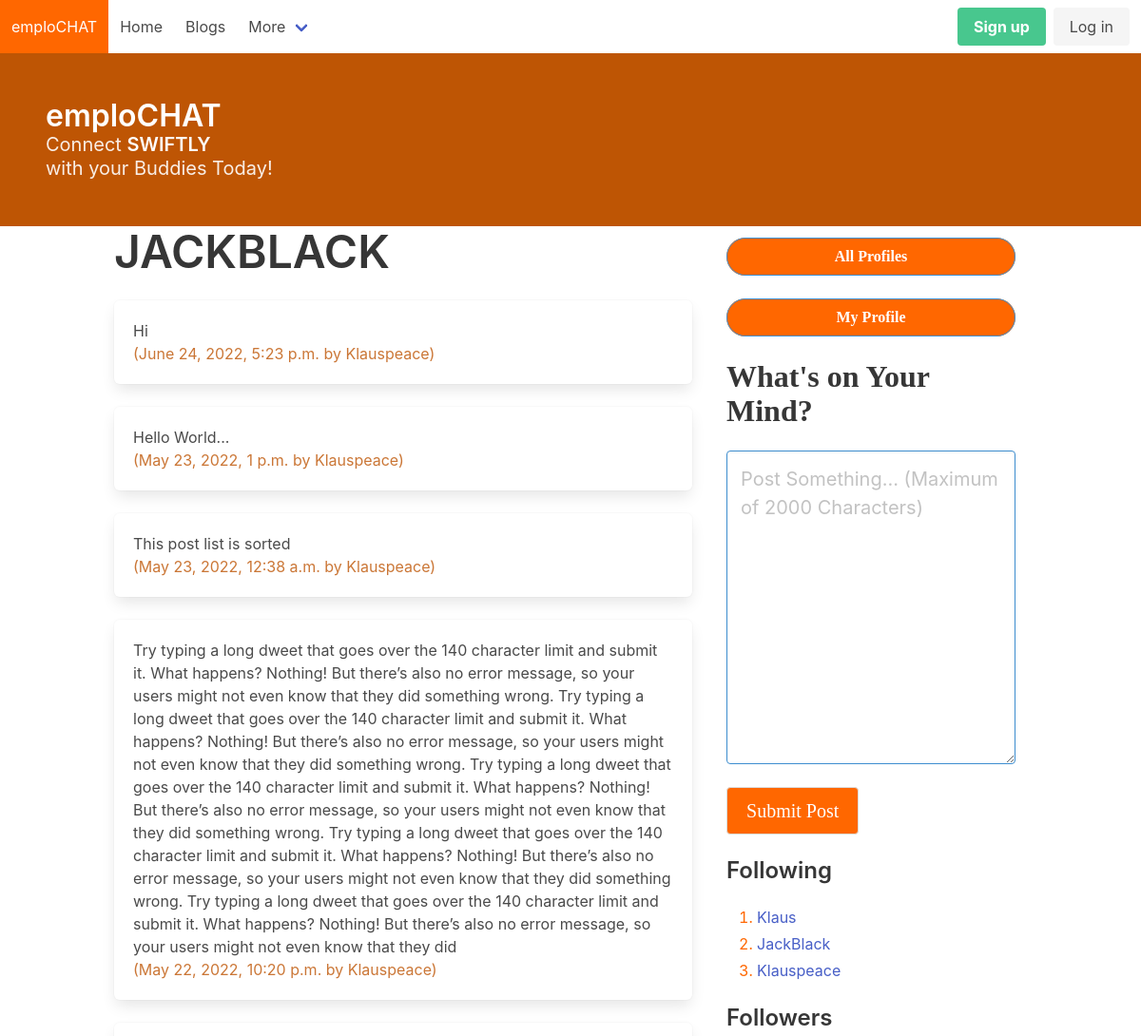
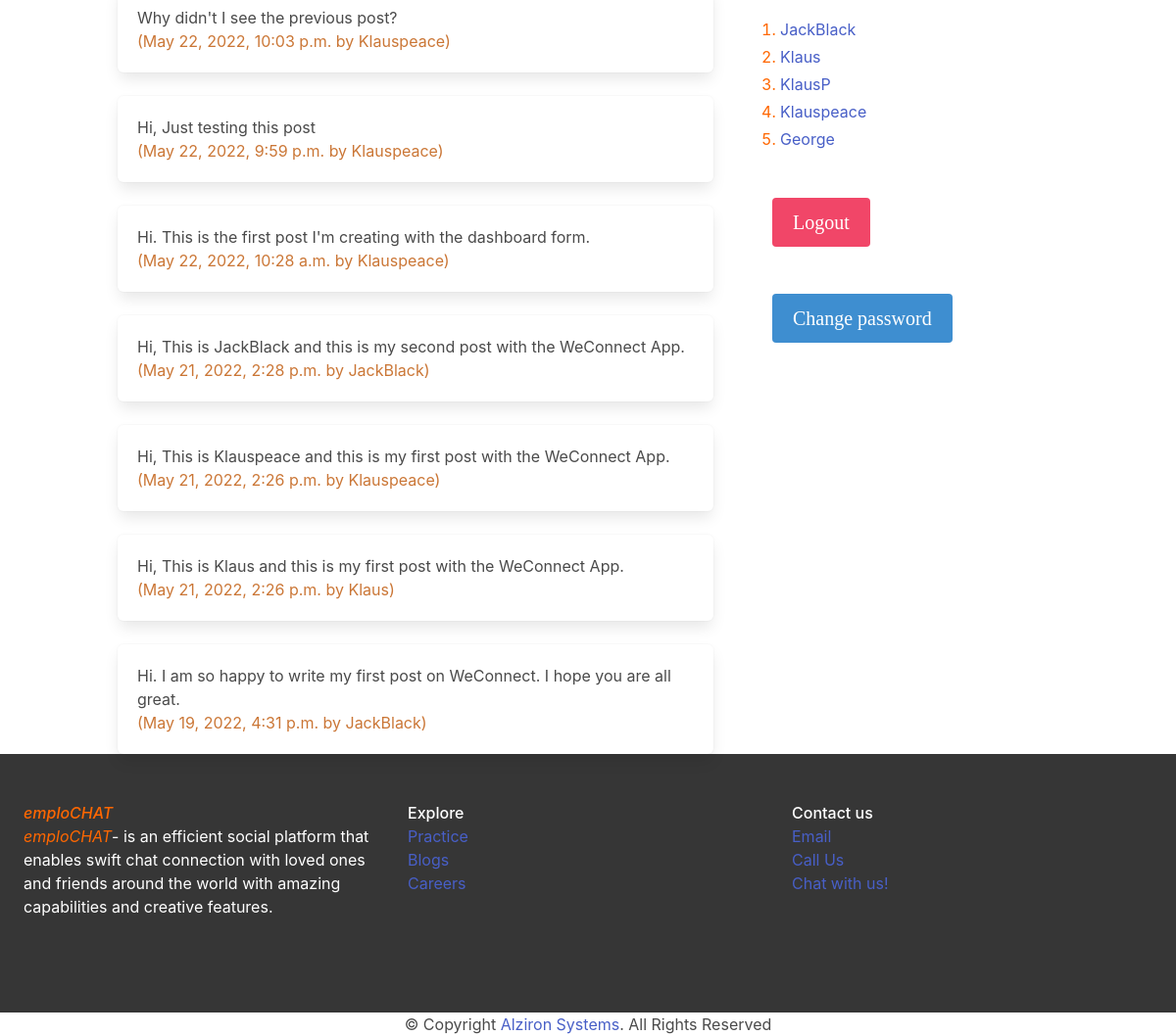
/ (signed in), run on the app's committed database (2 pictures, top to bottom).
### weconnect/models.py (models this page shows, shortened)
class Posts(models.Model):
    objects = None
    user = models.ForeignKey(
        User, related_name="posts", on_delete=models.DO_NOTHING
    )
    body = models.CharField(max_length=2000)
    created_at = models.DateTimeField(auto_now_add=True)

class Profile(models.Model):
    objects = None
    user = models.OneToOneField(User, on_delete=models.CASCADE)
    follows = models.ManyToManyField(
        "self",
        related_name="followed_by",
        symmetrical=False, # Users can follow someone without being followed back
        blank=True  # Users don't need to follow anyone
    )
    def __str__(self):
        return self.user.username

### weconnect/views.py (the view)
# urls.py: path("", dashboard, name="dashboard"),
@login_required
def dashboard(request):
    form = PostsForm(request.POST or None)
    if request.method == "POST":
        if form.is_valid():
            posts = form.save(commit=False)
            posts.user = request.user
            posts.save()
            return redirect("weconnect:dashboard")
    followed_posts = Posts.objects.filter(
        user__profile__in=request.user.profile.follows.all()
    ).order_by("-created_at")
    context = {
        'form': form,
        'posts': followed_posts
    }
    return render(request, "weconnect/dashboard.html", context)

### weconnect/forms.py
class PostsForm(forms.ModelForm):
    body = forms.CharField(
        required=True,
        widget=forms.widgets.Textarea(
          attrs={
              "placeholder": "Post Something... (Maximum of 2000 Characters)",
              "class": "textarea is-info is-medium",
          }
        ),
        label="",
    )
    class Meta:
        model = Posts
        exclude = ("user", )

### weconnect/templates/weconnect/dashboard.html (shortened to what this page needs)
{% extends 'base.html' %}
{% block content %}
<div class="column">
    <div class="block">
        <h1 class="title is-1">
            {{user.username|upper}}
        </h1>
    </div>
    {% for posts in posts %}
        <div class="box">
            {{posts.body}}
            <br />
            <span class="is-small has-text" style="color: #BE5504; opacity: 0.8;">
                ({{ posts.created_at }} by {{ posts.user.username }})
            </span>
        </div>
    {% endfor %}
</div>
<div class="column is-one-third m-3">
    <div class="block" style="background-color: #ff6700; border-radius: 50px;">
        <a href="{% url 'weconnect:profile_list' %} ">
            <button style="color: #ffffff; font-weight: bold; font-family: times-new-romans; border-radius: 50px" class="button is-info is-outlined is-fullwidth">
                All Profiles
            </button>
        </a>
    </div>
    <div class="block" style="background-color: #ff6700; border-radius: 50px;">
        <a href="{% url 'weconnect:profile' request.user.profile.id %} ">
            <button style="color: #ffffff; font-weight: bold; font-family: times-new-romans; border-radius: 50px;" class="button is-info is-outlined is-fullwidth">
                My Profile
            </button>
        </a>
    </div>
    <div class="block">
        <div class="block">
            <h2 class="title is-3 is-centered" style="font-family: times-new-romans;">What's on Your Mind?</h2>
        </div>
        <form method="post">
            {{ form.as_p }}
            <button class="button is-medium mt-5" style="background-color: #ff6700; color: #ffffff; font-family: times-new-romans;" type="submit">
                Submit Post
            </button>
        </form>
    </div>
    <div class="block">
        <h3 class="title is-4">
           Following
        </h3>
        <div class="content" style="color: #ff6700;">
            <ol>
            {% for following in user.profile.follows.all %}
                <li>
                    <a href="{% url 'weconnect:profile' following.id %}">
                        {{ following }}
                    </a>
                </li>
            {% endfor %}
            </ol>
        </div>
    </div>
    <div class="block">
        <h3 class="title is-4">
            Followers
        </h3>
        <div class="content" style="color: #ff6700;">
            <ol>
            {% for follower in user.profile.followed_by.all %}
                <li>
                    <a href="{% url 'weconnect:profile' follower.id %}">
                        {{ follower }}
                    </a>
                </li>
            {% endfor %}
            </ol>
        </div>
    </div>
    <div>
        <a href="{% url 'weconnect:login' %}">
            <button class="button is-danger is-medium m-5" style="color: #ffffff; font-family: times-new-romans;" type="submit" value="Logout">
                    Logout
            </button>
        </a>
        <a href="{% url 'weconnect:password_change' %}">
            <button class="button is-info is-medium m-5" style="color: #ffffff; font-family: times-new-romans;">
                Change password
            </button>
        </a>
    </div>
</div>
{% endblock content %}

### data on the page
Posts: body "Hi", created_at "June 24, 2022, 5:23 p.m.", user.username "Klauspeace"
Posts: body "Hello World...", created_at "May 23, 2022, 1 p.m.", user.username "Klauspeace"
Posts: body "This post list is sorted", created_at "May 23, 2022, 12:38 a.m.", user.username "Klauspeace"
Posts: body "Try typing a long dweet that goes over the 140 character limit and submit it. What happens? Nothing! But there’s also no error message, so your users might not even know that they did something wrong. Try typing a long dweet that goes over the 140 character limit and submit it. What happens? Nothing! But there’s also no error message, so your users might not even know that they did something wrong. Try typing a long dweet that goes over the 140 character limit and submit it. What happens? Nothing! But there’s also no error message, so your users might not even know that they did something wrong. Try typing a long dweet that goes over the 140 character limit and submit it. What happens?…", created_at "May 22, 2022, 10:20 p.m.", user.username "Klauspeace"
Posts: body "Why didn't I see the previous post?", created_at "May 22, 2022, 10:03 p.m.", user.username "Klauspeace"
Posts: body "Hi, Just testing this post", created_at "May 22, 2022, 9:59 p.m.", user.username "Klauspeace"
Posts: body "Hi. This is the first post I'm creating with the dashboard form.", created_at "May 22, 2022, 10:28 a.m.", user.username "Klauspeace"
Posts: body "Hi, This is JackBlack and this is my second post with the WeConnect App.", created_at "May 21, 2022, 2:28 p.m.", user.username "JackBlack"
Posts: body "Hi, This is Klauspeace and this is my first post with the WeConnect App.", created_at "May 21, 2022, 2:26 p.m.", user.username "Klauspeace"
Posts: body "Hi, This is Klaus and this is my first post with the WeConnect App.", created_at "May 21, 2022, 2:26 p.m.", user.username "Klaus"
Posts: body "Hi. I am so happy to write my first post on WeConnect. I hope you are all great.", created_at "May 19, 2022, 4:31 p.m.", user.username "JackBlack"
Profile: user.username "Klaus"
Profile: user.username "JackBlack"
Profile: user.username "Klauspeace"
Profile: user.username "KlausP"
Profile: user.username "George"

### other printed values
{{ user.username|upper }} "JACKBLACK"
